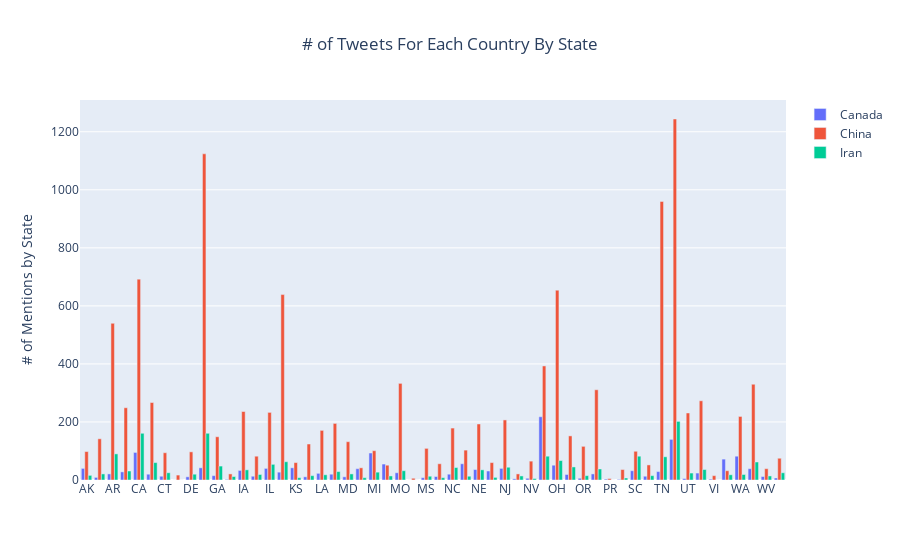

The cell this chart's notebook holds for it:
### Code cell
fig = go.Figure(
    data=[
        go.Bar(name='Canada', x = state_v_country["term_state"], y = state_v_country["Canada"], yaxis='y', offsetgroup=1),
        go.Bar(name='China', x = state_v_country["term_state"], y = state_v_country["China"], yaxis='y', offsetgroup=2),
        go.Bar(name='Iran', x = state_v_country["term_state"], y = state_v_country["Iran"], yaxis='y', offsetgroup=3),
    ],
    layout={
        'yaxis': {'title': '# of Mentions by State'}
    },
)

# Change the bar mode
fig.update_layout(title_text = "# of Tweets For Each Country By State", title_x = 0.5, barmode='group')
fig.show()

### Figure 1 — Plotly figure (JSON) as saved in the notebook; plotly's stock layout.template omitted (floating-point values rounded to 4 significant figures)
{"data": [{"name": "Canada", "offsetgroup": "1", "type": "bar", "x": ["AK", "AL", "AR", "AZ", "CA", "CO", "CT", "DC", "DE", "FL", "GA", "HI", "IA", "ID", "IL", "IN", "KS", "KY", "LA", "MA", "MD", "ME", "MI", "MN", "MO", "MP", "MS", "MT", "NC", "ND", "NE", "NH", "NJ", "NM", "NV", "NY", "OH", "OK", "OR", "PA", "PR", "RI", "SC", "SD", "TN", "TX", "UT", "VA", "VI", "VT", "WA", "WI", "WV", "WY"], "y": [40, 9, 21, 28, 95, 20, 13, 0, 11, 42, 15, 2, 33, 13, 40, 27, 42, 11, 23, 20, 11, 39, 93, 55, 25, 0, 8, 12, 20, 56, 36, 31, 40, 4, 6, 218, 51, 19, 6, 21, 3, 2, 32, 13, 29, 140, 5, 24, 3, 72, 82, 39, 12, 7], "yaxis": "y"}, {"name": "China", "offsetgroup": "2", "type": "bar", "x": ["AK", "AL", "AR", "AZ", "CA", "CO", "CT", "DC", "DE", "FL", "GA", "HI", "IA", "ID", "IL", "IN", "KS", "KY", "LA", "MA", "MD", "ME", "MI", "MN", "MO", "MP", "MS", "MT", "NC", "ND", "NE", "NH", "NJ", "NM", "NV", "NY", "OH", "OK", "OR", "PA", "PR", "RI", "SC", "SD", "TN", "TX", "UT", "VA", "VI", "VT", "WA", "WI", "WV", "WY"], "y": [98, 142, 540, 249, 692, 267, 94, 17, 97, 1124, 149, 21, 236, 82, 233, 639, 60, 124, 171, 195, 132, 42, 101, 51, 333, 6, 109, 56, 179, 103, 193, 60, 207, 21, 65, 393, 654, 152, 116, 311, 5, 36, 99, 52, 960, 1244, 231, 273, 15, 32, 219, 330, 39, 75], "yaxis": "y"}, {"name": "Iran", "offsetgroup": "3", "type": "bar", "x": ["AK", "AL", "AR", "AZ", "CA", "CO", "CT", "DC", "DE", "FL", "GA", "HI", "IA", "ID", "IL", "IN", "KS", "KY", "LA", "MA", "MD", "ME", "MI", "MN", "MO", "MP", "MS", "MT", "NC", "ND", "NE", "NH", "NJ", "NM", "NV", "NY", "OH", "OK", "OR", "PA", "PR", "RI", "SC", "SD", "TN", "TX", "UT", "VA", "VI", "VT", "WA", "WI", "WV", "WY"], "y": [16, 21, 90, 31, 161, 60, 25, 0, 20, 161, 48, 12, 35, 19, 54, 63, 8, 15, 18, 29, 21, 8, 27, 14, 32, 0, 13, 8, 43, 13, 35, 9, 44, 14, 5, 82, 67, 45, 15, 38, 0, 7, 82, 15, 80, 202, 24, 36, 0, 18, 19, 62, 14, 25], "yaxis": "y"}], "layout": {"barmode": "group", "title": {"text": "# of Tweets For Each Country By State", "x": 0.5}, "yaxis": {"title": {"text": "# of Mentions by State"}}}}
